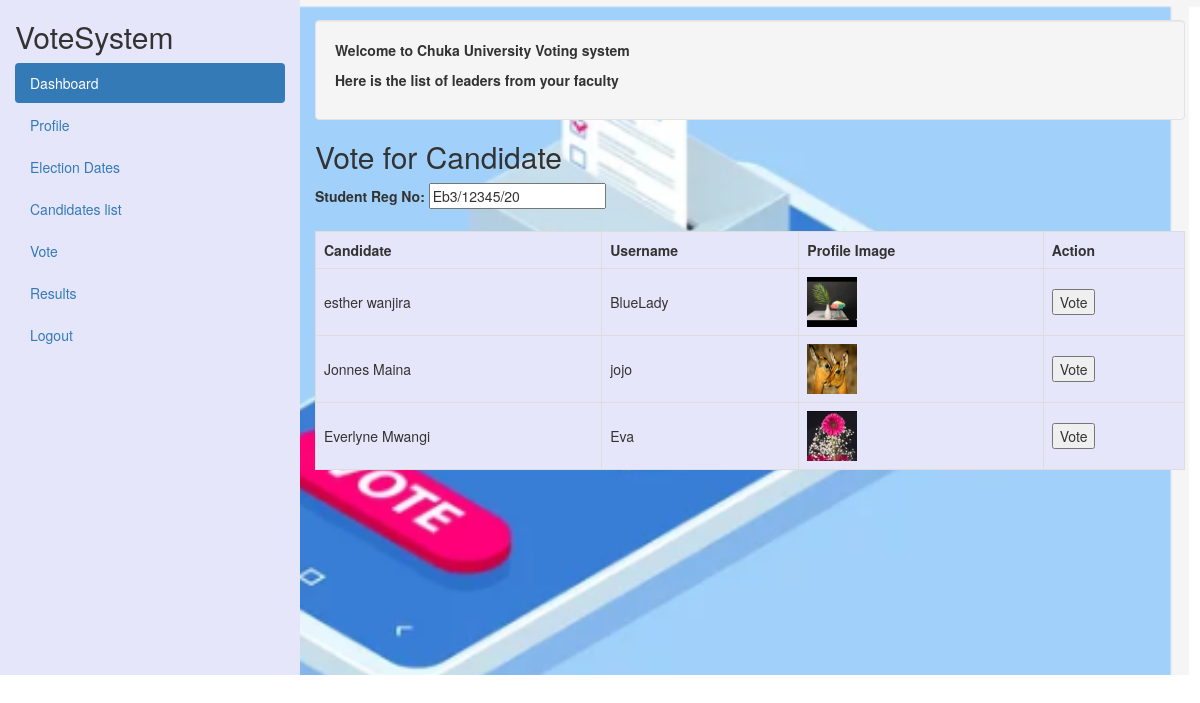
The page /candidates.php (signed in) on the database its author committed.
### tables this page shows
CREATE TABLE `student` (
  `id` int(255) NOT NULL,
  `regno` varchar(255) NOT NULL,
  `fullname` varchar(255) NOT NULL,
  `username` varchar(255) NOT NULL,
  `faculty` varchar(255) NOT NULL,
  `email` varchar(255) NOT NULL,
  `password` int(255) NOT NULL,
  `profile_image` varchar(255) NOT NULL,
  `voted_candidate_no` varchar(255) NOT NULL
);

CREATE TABLE `candidates` (
  `id` int(255) NOT NULL,
  `candidate_no` varchar(255) NOT NULL,
  `regno` varchar(255) NOT NULL,
  `fullname` varchar(255) NOT NULL,
  `username` varchar(255) NOT NULL,
  `email` varchar(255) NOT NULL,
  `faculty` varchar(255) NOT NULL,
  `profile_image` varchar(255) NOT NULL
);

### candidates.php (the view, shortened to what this page needs)
<!DOCTYPE html>
<html lang="en">
<head>
    <link rel="stylesheet" href="https://maxcdn.bootstrapcdn.com/bootstrap/3.4.1/css/bootstrap.min.css">
</head>
<body>
    <div class="container-fluid">
        <div class="row content">
            <div class="col-sm-3 sidenav hidden-xs">
                <h2>VoteSystem</h2>
                <ul class="nav nav-pills nav-stacked">
                    <li class="active"><a href="voterdashboard.php">Dashboard</a></li>
                    <li><a href="profile.php">Profile</a></li>
                    <li><a href="electiondates.php">Election Dates</a></li>
                    <li><a href="candidateslist.php">Candidates list</a></li>
                    <li><a href="candidates.php">Vote</a></li>
                    <li><a href="results.php">Results</a></li>
                    <li><a href="index.php">Logout</a></li>
                </ul><br>
            </div>
            <br>
            <div class="col-sm-9">
                <div class="well">
                    <p style="font-weight:bolder;">Welcome to Chuka University Voting system</p>
                    <p style="font-weight:550;">Here is the list of leaders from your faculty</p>
                </div>
                <h2>Vote for Candidate</h2>
                <?php
                $dbhost = "localhost";
                $dbuser = "root";
                $dbpass = "";
                $dbname = "votingsystem";
                $conn = new mysqli($dbhost, $dbuser, $dbpass, $dbname);
                $email = $_SESSION['email'];
                $regno_query = "SELECT regno FROM student WHERE email = '$email'";
                $regno_result = $conn->query($regno_query);
                $regno = "";
                if ($regno_result->num_rows > 0) {
                    $row = $regno_result->fetch_assoc();
                    $regno = $row['regno'];
                }
                ?>
                <form action="vote.php" method="post">
                    <label for="regno">Student Reg No:</label>
                    <input type="text" id="regno" name="regno" value="<?php echo htmlspecialchars($regno); ?>" required
                        readonly><br><br>
                    <table>
                        <thead>
                            <tr>
                                <th>Candidate</th>
                                <th>Username</th>
                                <th>Profile Image</th>
                                <th>Action</th>
                            </tr>
                        </thead>
                        <tbody>
                            <?php
                            $userFaculty = $_SESSION['faculty'];
                            $candidates_query = "SELECT candidate_no, fullname, username, profile_image FROM candidates WHERE faculty = '$userFaculty'";
                            $candidates_result = $conn->query($candidates_query);
                            if ($candidates_result->num_rows > 0) {
                                while ($row = $candidates_result->fetch_assoc()) {
                                    echo "<tr>";
                                    echo "<td>" . htmlspecialchars($row["fullname"]) . "</td>";
                                    echo "<td>" . htmlspecialchars($row["username"]) . "</td>";
                                    echo "<td><img src='" . htmlspecialchars($row["profile_image"]) . "' alt='Profile Image' style='width:50px;height:50px;'></td>";
                                    echo "<td><button type='submit' name='vote' value='" . htmlspecialchars($row["candidate_no"]) . "'>Vote</button></td>";
                                    echo "</tr>";
                                }
                            } else {
                                echo "<tr><td colspan='4'>No candidates available</td></tr>";
                            }
                            ?>
                        </tbody>
                    </table>
                </form>
            </div>
        </div>
    </div>
</body>
</html>

### candidates.php (style rules this page uses)
.row.content { height: 675px }
.sidenav { background-color: lavender; height: 100%; }
.container-fluid { background-image: url("assets/img/scr7.png"); background-size: cover; }
table { border-collapse: collapse; width: 100%; background-color: lavender; }
th, td { border: 1px solid #dddddd; text-align: left; padding: 8px; }

### rows shown on the page
student: regno "Eb3/12345/20"
candidates: fullname "esther wanjira", username "BlueLady", profile_image (picture)
candidates: fullname "Jonnes Maina", username "jojo", profile_image (picture)
candidates: fullname "Everlyne Mwangi", username "Eva", profile_image (picture)
